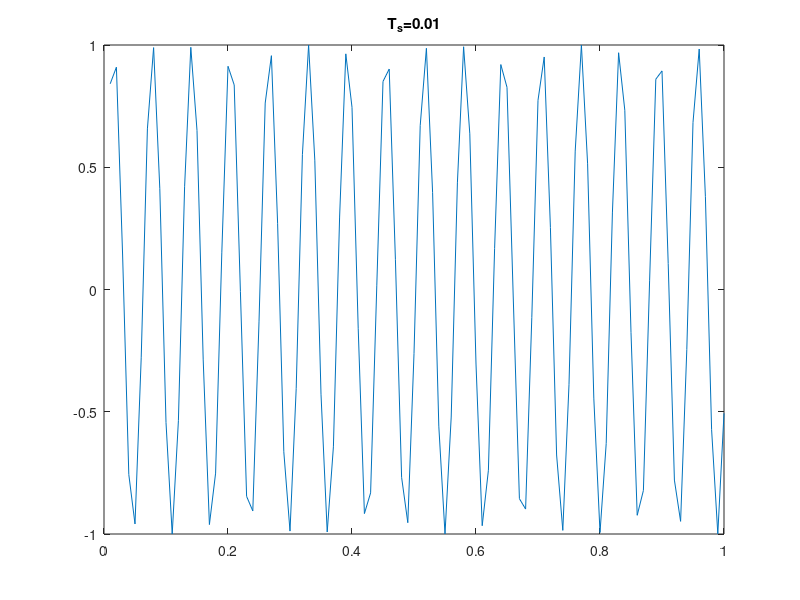
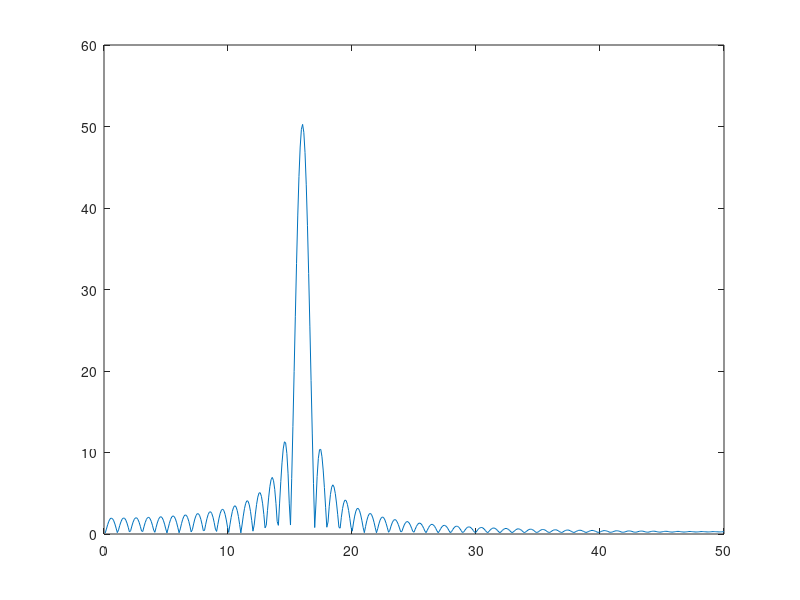

MATLAB code to generate these figures, in order:
T_s=0.01; %sampling period 0.01
f_s=1/T_s; %sampling 
t0=T_s:T_s:1;
y0=sin(100*t0);
f_c=100/(2*pi);

figure(1)
plot(t0,y0);
title('T_s=0.01');

N_fft=2^10;
y0_fft=fft(y0, N_fft);
d0=1/N_fft*f_s;

figure(2)
plot((1:N_fft/2)*d0 , abs(y0_fft(1:N_fft/2)));